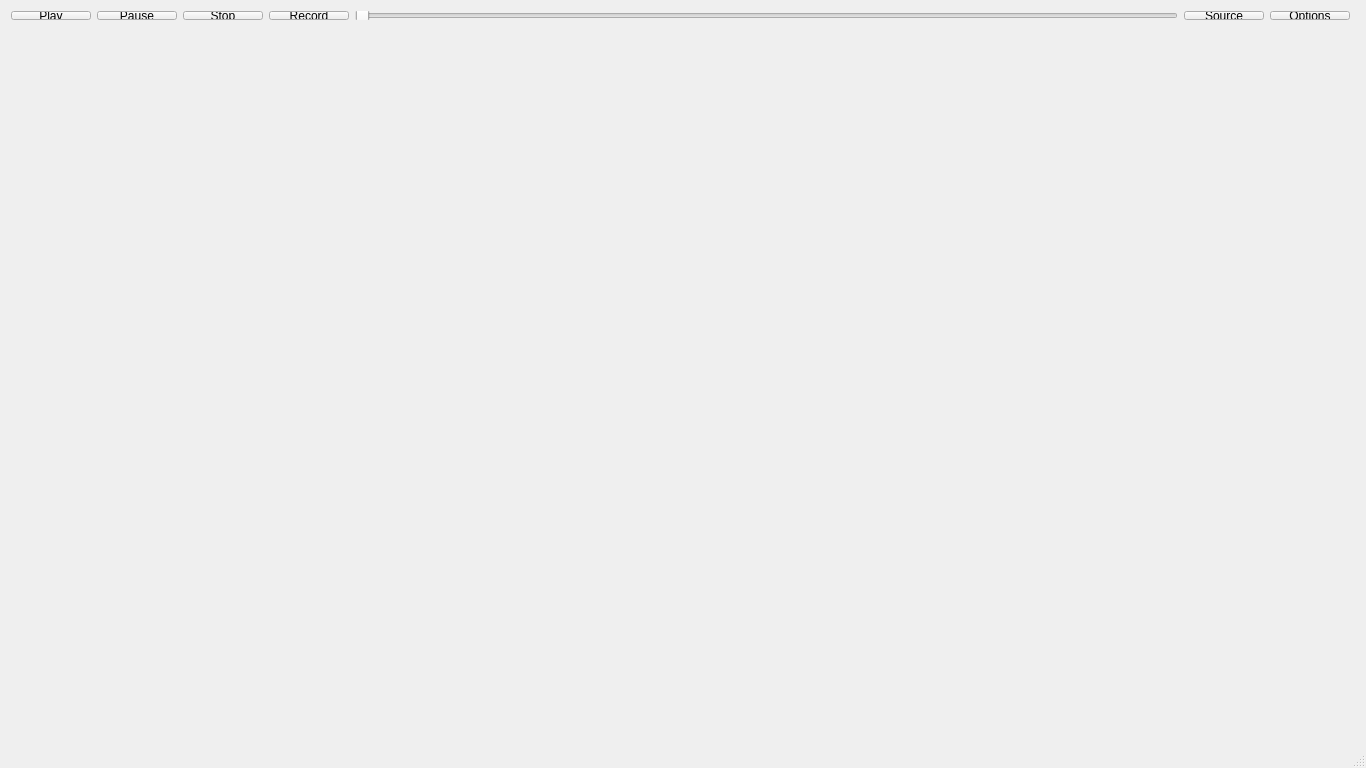
<?xml version="1.0" encoding="UTF-8"?>
<ui version="4.0">
 <class>MainWindow</class>
 <widget class="QMainWindow" name="MainWindow">
  <property name="enabled">
   <bool>true</bool>
  </property>
  <property name="geometry">
   <rect>
    <x>0</x>
    <y>0</y>
    <width>1366</width>
    <height>768</height>
   </rect>
  </property>
  <property name="windowTitle">
   <string>Spectamer</string>
  </property>
  <widget class="QWidget" name="centralWidget">
   <widget class="QWidget" name="horizontalLayoutWidget">
    <property name="geometry">
     <rect>
      <x>0</x>
      <y>0</y>
      <width>1361</width>
      <height>31</height>
     </rect>
    </property>
    <layout class="QHBoxLayout" name="horizontalLayout">
     <item>
      <widget class="QPushButton" name="playButton">
       <property name="text">
        <string>Play</string>
       </property>
      </widget>
     </item>
     <item>
      <widget class="QPushButton" name="pauseButton">
       <property name="text">
        <string>Pause</string>
       </property>
      </widget>
     </item>
     <item>
      <widget class="QPushButton" name="stopButton">
       <property name="text">
        <string>Stop</string>
       </property>
      </widget>
     </item>
     <item>
      <widget class="QPushButton" name="recordButton">
       <property name="text">
        <string>Record</string>
       </property>
      </widget>
     </item>
     <item>
      <widget class="QSlider" name="statusSlider">
       <property name="orientation">
        <enum>Qt::Horizontal</enum>
       </property>
      </widget>
     </item>
     <item>
      <widget class="QPushButton" name="sourceButton">
       <property name="text">
        <string>Source</string>
       </property>
      </widget>
     </item>
     <item>
      <widget class="QPushButton" name="optionsButton">
       <property name="text">
        <string>Options</string>
       </property>
      </widget>
     </item>
    </layout>
   </widget>
   <widget class="QWidget" name="layoutWidget">
    <property name="geometry">
     <rect>
      <x>10</x>
      <y>40</y>
      <width>1341</width>
      <height>571</height>
     </rect>
    </property>
    <layout class="QGridLayout" name="gridLayout_3">
     <item row="0" column="1">
      <widget class="QwtPlot" name="fftPlot" native="true"/>
     </item>
     <item row="0" column="0">
      <widget class="QwtPlot" name="powerPlot" native="true"/>
     </item>
     <item row="1" column="1">
      <widget class="QwtPlot" name="spectrogram3D" native="true"/>
     </item>
     <item row="1" column="0">
      <widget class="QwtPlot" name="spectrogram" native="true"/>
     </item>
    </layout>
   </widget>
  </widget>
  <widget class="QStatusBar" name="statusBar"/>
 </widget>
 <layoutdefault spacing="6" margin="11"/>
 <customwidgets>
  <customwidget>
   <class>QwtPlot</class>
   <extends>QWidget</extends>
   <header location="global">qwt_plot.h</header>
   <container>1</container>
  </customwidget>
 </customwidgets>
 <resources/>
 <connections/>
</ui>
